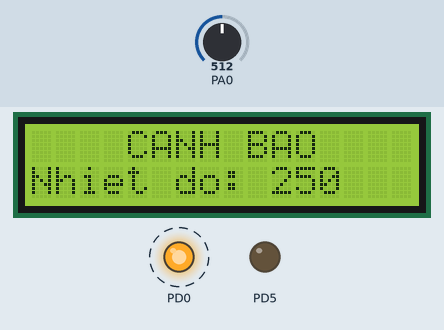
Simulated run of this program. Board: ATmega16, CodeVisionAVR source translated, built with avr-gcc and emulated at 16 MHz. On the bench: 16×2 character LCD, output pins drawn as LEDs (lit = HIGH). Wiring (inferred from the signals the program sends): character LCD (HD44780): RS PD6; E PD7; data PC4, PC5, PC6, PC7. Dashed ring = blinking. Inputs (shaded band) come from the test bench; at power-on: PA0 = 512. Pins used as bus, display or sensor lines are not drawn.

Above: at 1.7 s.
1.9 s: PA0 set to 90
At 2.21 s:
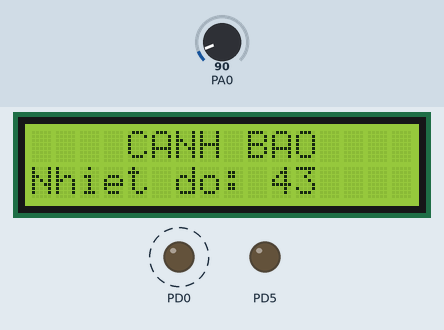
3.7 s: PA0 set to 76
At 4.4 s:
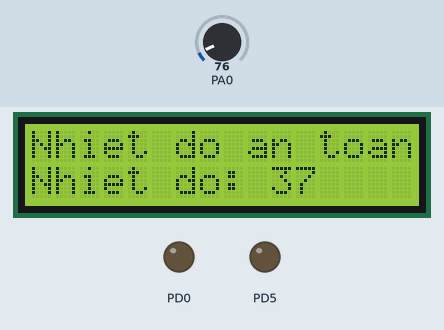
5.5 s: PA0 set to 122
At 6.14 s:
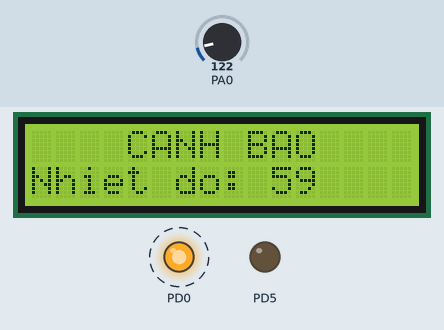
Timing chart, 0 to 13.5 s (numbered marks = the images above; inputs shaded):
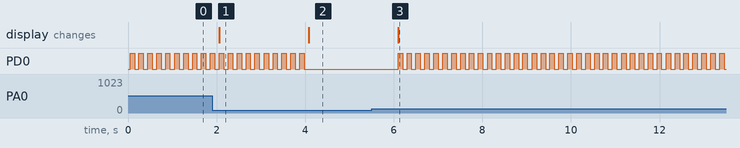

The program:

main.c
```c
// (licence header left out)
#include <mega16.h>
#include <math.h>
#include <stdio.h>
#include <delay.h>

// Alphanumeric LCD Module functions
#include <alcd.h>

#define ADC_VREF_TYPE 0x40

// Read the AD conversion result
unsigned int read_adc(unsigned char adc_input)
{
    ADMUX=adc_input | (ADC_VREF_TYPE & 0xff);

    // Delay needed for the stabilization of the ADC input voltage
    delay_us(10);

    // Start the AD conversion
    ADCSRA|=0x40;

    // Wait for the AD conversion to complete
    while ((ADCSRA & 0x10)==0);
    ADCSRA|=0x10;

    return ADCW;
}

// Declare your global variables here
unsigned int adc_value;
float adc_temp;
unsigned char buffer[16], i;

void display(char* buffer, float temp) {
    lcd_clear();
    if ((int) temp > 39) {
        lcd_puts("    CANH BAO    ");

    } else {
        lcd_puts("Nhiet do an toan");
    }
    lcd_gotoxy(0, 1);
    lcd_puts(buffer);
}
void main(void)
{
    // Port A initialization
    PORTA=0x00;
    DDRA=0x00;

    // Port B initialization
    PORTB=0x00;
    DDRB=0x00;

    // Port C initialization
    PORTC=0x00;
    DDRC=0x00;

    // Port D initialization
    PORTD=0x00;
    DDRD=0x01; // Khoi tao mode output cho portD.0 = 1

    // Timer/Counter 0 initialization
    // Clock source: System Clock
    // Clock value: Timer 0 Stopped
    // Mode: Normal top=0xFF
    // OC0 output: Disconnected
    TCCR0=0x00;
    TCNT0=0x00;
    OCR0=0x00;

    // Timer/Counter 1 initialization
    // Clock source: System Clock
    // Clock value: Timer1 Stopped
    // Mode: Normal top=0xFFFF
    // OC1A output: Discon.
    // OC1B output: Discon.
    // Noise Canceler: Off
    // Input Capture on Falling Edge
    // Timer1 Overflow Interrupt: Off
    // Input Capture Interrupt: Off
    // Compare A Match Interrupt: Off
    // Compare B Match Interrupt: Off
    TCCR1A=0x00;
    TCCR1B=0x00;
    TCNT1H=0x00;
    TCNT1L=0x00;
    ICR1H=0x00;
    ICR1L=0x00;
    OCR1AH=0x00;
    OCR1AL=0x00;
    OCR1BH=0x00;
    OCR1BL=0x00;

    // Timer/Counter 2 initialization
    // Clock source: System Clock
    // Clock value: Timer2 Stopped
    // Mode: Normal top=0xFF
    // OC2 output: Disconnected
    ASSR=0x00;
    TCCR2=0x00;
    TCNT2=0x00;
    OCR2=0x00;

    // External Interrupt(s) initialization
    // INT0: Off
    // INT1: Off
    // INT2: Off
    MCUCR=0x00;
    MCUCSR=0x00;

    // Timer(s)/Counter(s) Interrupt(s) initialization
    TIMSK=0x00;

    // USART initialization
    // USART disabled
    UCSRB=0x00;

    // Analog Comparator initialization
    // Analog Comparator: Off
    // Analog Comparator Input Capture by Timer/Counter 1: Off
    ACSR=0x80;
    SFIOR=0x00;

    // ADC initialization
    // ADC Clock frequency: 1000.000 kHz
    // ADC Voltage Reference: AVCC pin
    // ADC Auto Trigger Source: ADC Stopped
    ADMUX=ADC_VREF_TYPE & 0xff;
    ADCSRA=0x84;

    // SPI initialization
    // SPI disabled
    SPCR=0x00;

    // TWI initialization
    // TWI disabled
    TWCR=0x00;

    // Alphanumeric LCD initialization
    // Connections specified in the
    // Project|Configure|C Compiler|Libraries|Alphanumeric LCD menu:
    // RS - PORTD Bit 6
    // RD - PORTD Bit 5
    // EN - PORTD Bit 7
    // D4 - PORTC Bit 4
    // D5 - PORTC Bit 5
    // D6 - PORTC Bit 6
    // D7 - PORTC Bit 7
    // Characters/line: 16
    lcd_init(16);

    while (1)
    {
        adc_value = read_adc(0);
        adc_temp = adc_value * 500.0f / 1024;
        sprintf(buffer, "Nhiet do: %d", (int)adc_temp);
        display(buffer, adc_temp);

        if ((int) adc_temp > 39) {
            for (i = 0; i < 5; i++) {
                PORTD.0 = 1;
                delay_ms(100);
                PORTD.0 = 0;
                delay_ms(100);
            }
        } else {
            PORTD.0 = 0;
            delay_ms(1000);
        }
    }
}
```

Measured:
- the behaviour switches between 82 and 81 on PA0 (found by bisection; images 1 and 2)
- after the input at 1.9 s, the display: changes after 0.16 s (image 1)
- after the input at 3.7 s, PD0: goes on until 4.0 s, then stays LOW; the display: changes after 0.38 s (image 2)
- after the input at 5.5 s, PD0: alternates HIGH for 0.10 s and LOW for 0.10 s, starting after 0.60 s; the display: changes after 0.60 s (image 3)
- by itself, PD0: alternates HIGH for 0.10 s and LOW for 0.10 s
